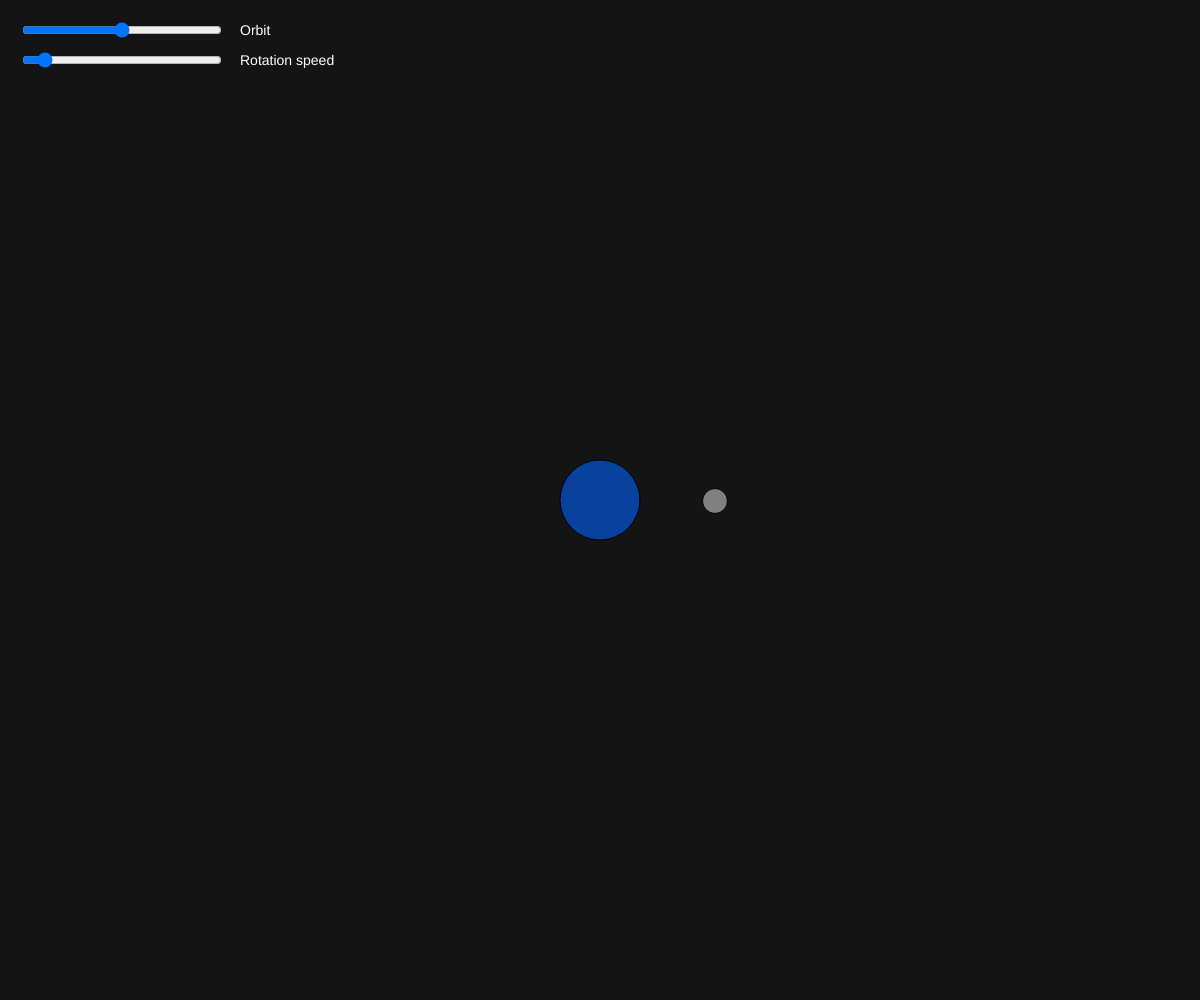
Frame 1 (no input)
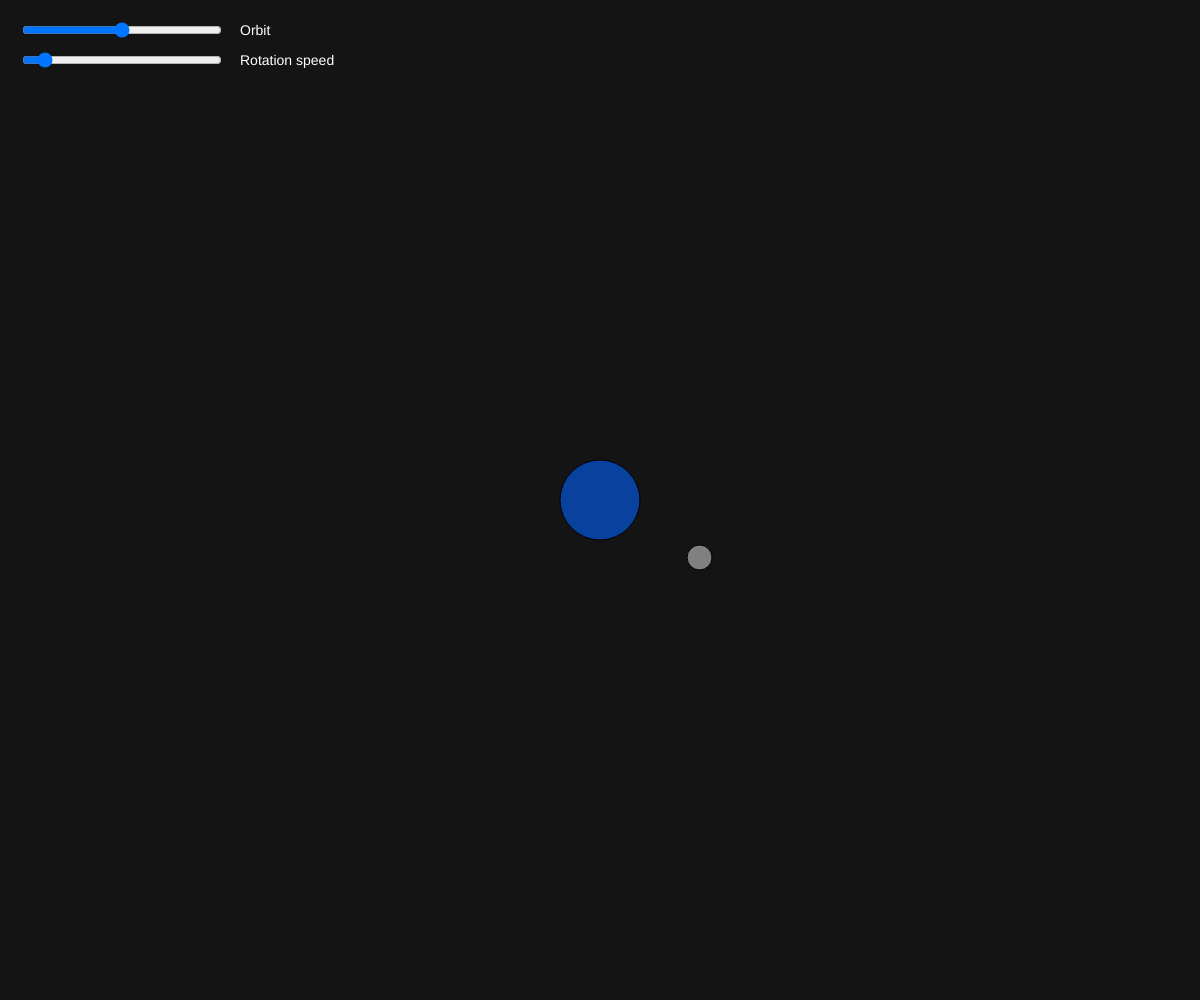
Frame 60 (no input)
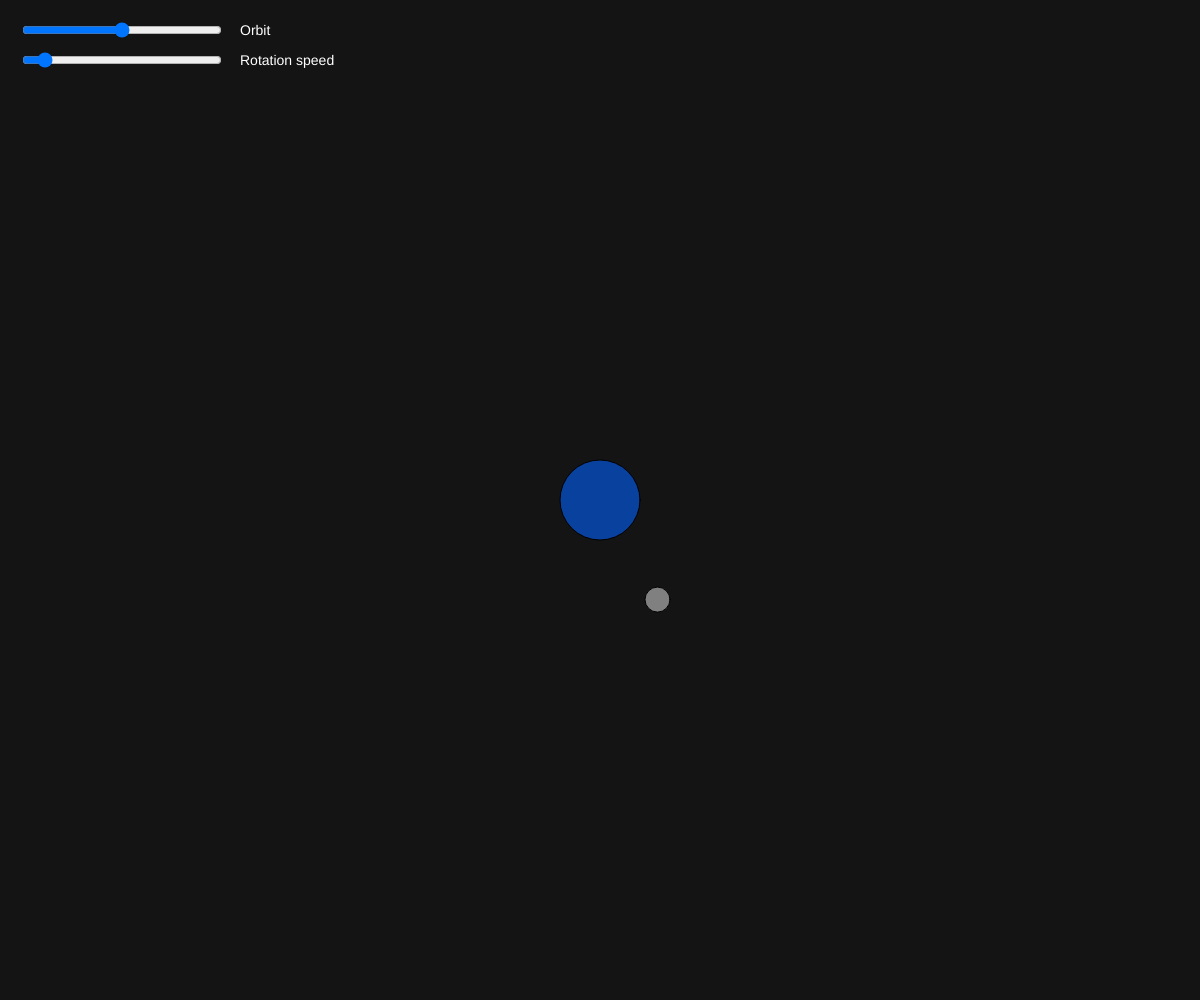
Frame 120 (the mouse pressed at the canvas centre since frame 60)

The p5.js sketch that drew these frames (run headless with seeded random() and noise() and a simulated clock; from frame 60 on, the mouse is pressed at the canvas centre):

// p5.js sketch
// ── sketch.js
let orbitSlider, speedSlider;

function setup() {

  createCanvas(windowWidth, windowHeight);
  angleMode(DEGREES); // Grad (0–360°) - Wenn es nicht angegeben wäre, wären Radianten 
  

  orbitSlider = createSlider(0, 100, 50); // Werte min, max, start
  orbitSlider.position(20, 20);
  orbitSlider.style('width', '200px'); // Slider-Breite
  
  
  //für die Drehgeschwindigkeit, reicht von 0,1 bis 5, ändert sich in Schritten von 0,1 (sanfter)
  speedSlider = createSlider(0.1, 5, 0.5, 0.1); // Werte min, max, start, Schrittweite
  speedSlider.position(20, 50); // Position des Sliders
  speedSlider.style('width', '200px');

}

function draw() {
  background(20);
  
  // steuert die Kreisbahn (wie weit der Mond entfernt ist)
  let orbit = orbitSlider.value(); 

  // steuerung Drehgeschwindigkeit des Mondes um die Erde
  let rotationspeed = speedSlider.value(); 
  

  // Farbe der Erde mit Transparenz basierend auf Orbit
  fill(0, 100, 255, map(orbit, 0, 100, 100, 200)); 
  // Position und Grösse der Erde
  ellipse(width / 2, height / 2, 80, 80);
  
  
  // Mondposition berechnen
  let angle = frameCount * rotationspeed; // Winkel basierend auf der Drehgeschwindigkeit
  let distance = map(orbit, 0, 100, 80, 150); // Abstand des Mondes von der Erde basierend auf dem Orbit-Slider
  let moonX = width / 2 + cos(angle) * distance; // X-Position des Mondes, Mathematik des Kreises (cos und sin)
  let moonY = height / 2 + sin(angle) * distance; // Y-Position des Mondes

  // Farbe des Mondes
  fill(128); 
  // Position und Grösse des Mondes
  ellipse(moonX, moonY, 25, 25); 
  
  
  // Labels, um Funktion des Sliders anzugeben
  fill(255);
  textSize(14);
  text("Orbit", 240, 35);
  text("Rotation speed", 240, 65);

  
}
